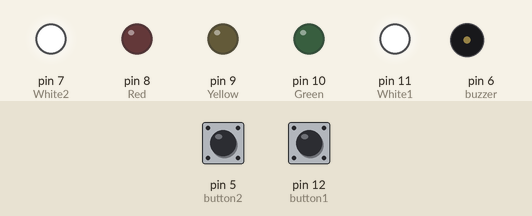
A sketch run on a simulated Arduino Uno, built with avr-gcc and run on an emulated ATmega328P. Parts: output pins drawn as LEDs (lit = HIGH), buzzer (waves = sounding, pin HIGH). The inputs (shaded band) are chosen by the test bench; at power-on: pin 5 (button2) HIGH, pin 12 (button1) HIGH. Random numbers use the default seed unless the sketch sets one.

Above: at 6.8 s.
6.9 s: pin 5 (button2) pulled LOW for 0.2 s
At 8.3 s:
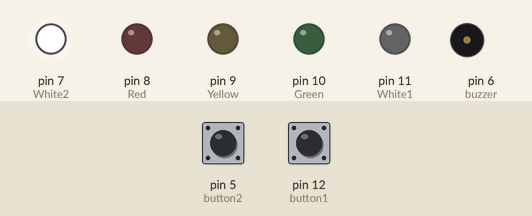
At 9.5 s:
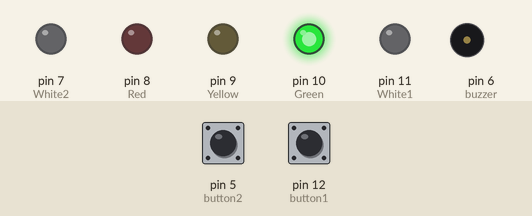
10.1 s: pin 12 (button1) pulled LOW for 3.2 s
At 18.0 s:
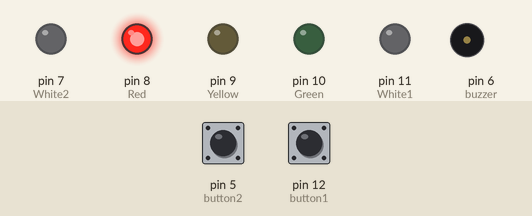
Timing chart, 0 to 20.8 s (numbered marks = the images above; inputs shaded):
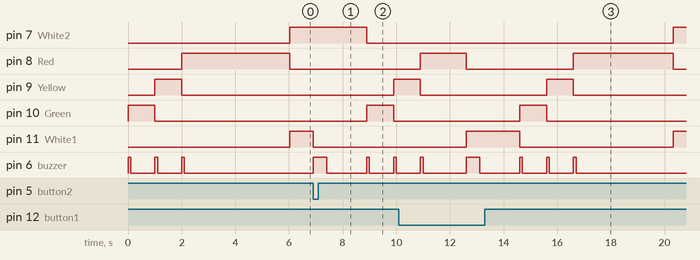

Measured:
- after the input at 6.9 s, pin 7 (White2): HIGH → LOW after 2.0 s; pin 9 (Yellow): LOW → HIGH after 3.0 s; pin 10 (Green): LOW → HIGH after 2.0 s, → LOW 1.0 s later; pin 11 (White1): HIGH → LOW at once; pin 6 (buzzer): goes HIGH 0.50 s, LOW 1.5 s, HIGH 0.10 s, LOW 0.90 s, HIGH 0.10 s, then LOW, starting at once
- after the input at 10.1 s, pin 10 (Green): LOW → HIGH after 4.5 s, → LOW 1.0 s later
- by itself, pin 6 (buzzer): alternates HIGH for 0.10 s and LOW for 0.90 s, 6 changes in all, then stays LOW

The sketch:

reaction_game.ino
```cpp
int White1 = 11;
int Green = 10;
int Yellow = 9;
int Red = 8;
int White2 = 7;

int buzzer = 6;

int button1 = 12;
int button2 = 5;

bool buttonpressed = 0;

void setup() {
  // put your setup code here, to run once:

 pinMode(White1, OUTPUT);
 pinMode(Green, OUTPUT);
 pinMode(Yellow, OUTPUT);
 pinMode(Red, OUTPUT);
 pinMode(White2, OUTPUT);

 pinMode(buzzer, OUTPUT);

 pinMode(button1, INPUT_PULLUP);
 pinMode(button2, INPUT_PULLUP);

 randomSeed(analogRead(A0));

}

void loop() {
  // put your main code here, to run repeatedly:
 digitalWrite(Green, HIGH);
 digitalWrite(buzzer, HIGH);
 delay(100);
 digitalWrite(buzzer, LOW);
 delay(900);
 digitalWrite(Green, LOW);

 digitalWrite(Yellow, HIGH);
 digitalWrite(buzzer, HIGH);
 delay(100);
 digitalWrite(buzzer, LOW);
 delay(900);
 digitalWrite(Yellow, LOW);

 digitalWrite(Red, HIGH);
 digitalWrite(buzzer, HIGH);
 delay(100);
 digitalWrite(buzzer, LOW);
 delay(random(900,4901));
 digitalWrite(Red, LOW);

while(buttonpressed == 0){
  digitalWrite(White1, HIGH);
  digitalWrite(White2, HIGH);
  if(digitalRead(button1) == 0) {
    buttonpressed = 1;
    digitalWrite(White2, LOW);
  }
  else if(digitalRead(button2) == 0){
    buttonpressed = 1;
    digitalWrite(White1, LOW);
  }
}
  digitalWrite(buzzer, HIGH);
  delay(500);
  digitalWrite(buzzer, LOW);
  delay(1500);
  digitalWrite(White1, LOW);
  digitalWrite(White2, LOW);
  buttonpressed = 0;
}
```
